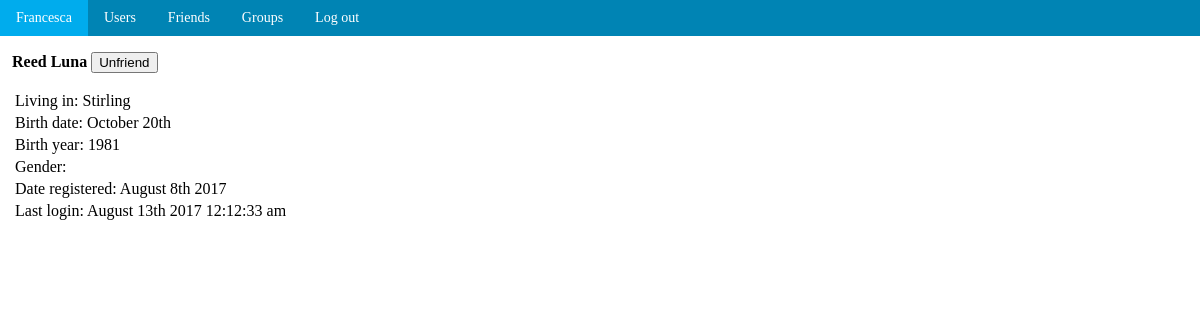
The app's page /Application/Users.php?id=2 (signed in) with its own data.
### tables this page shows
CREATE TABLE `user_personal` (
  `user_id` int(11) NOT NULL,
  `first_name` varchar(35) NOT NULL,
  `last_name` varchar(35) NOT NULL,
  `city` varchar(255) NOT NULL,
  `date_of_birth` date NOT NULL,
  `gender_id` int(3) NOT NULL,
  `date_registered` date NOT NULL,
  `last_login` timestamp NOT NULL DEFAULT '0000-00-00 00:00:00'
);

### Application/Users.php (the view, shortened to what this page needs)
<?php
include('include/Header.php');
include('include/UserFunctions.php');
getUserDetails($pdo, $details, $gender);
?>
<html>
    <head>
    </head>
    <body>
        <?php
        if(isset($_GET['id'])) {
        ?>
        <form method='post'><p><b><?= ucfirst(
            htmlentities($details['first_name'])).' '.
            htmlentities($details['last_name']); ?>
            <?php requestCheck($pdo, $user); ?></b></p></form>
        <table class='info'>
        <tr><td>Living in: <?= ucfirst(htmlentities($details['city'])); ?></td></tr>
        <?php $date = new DateTime($details['date_of_birth']); ?>
        <tr><td>Birth date: <?= $date->format('F jS'); ?></td></tr>
        <tr><td>Birth year: <?= $date->format('Y'); ?></td></tr>
        <tr><td>Gender: <?= $gender['label']; ?></td></tr>
        <?php $date = new DateTime($details['date_registered']); ?>
        <tr><td>Date registered: <?= $date->format('F jS Y'); ?></td></tr>
        <?php $date = new DateTime($details['last_login']); ?>
        <tr><td>Last login:
            <?php
            if($details['last_login'] == '0000-00-00 00:00:00') {
                echo 'Not logged in yet';
            } else {
               echo $date->format('F jS Y h:i:s a');
            }
            ?>
            </td></tr>
        </table>
        <?php
        }
        ?>
    </body>
</html>

### Application/include/Header.php (shortened to what this page needs)
<?php
require('include/DbConnect.php');
$sql = 'SELECT first_name FROM user_personal WHERE user_id =
:userId';
$stmt = $pdo->prepare($sql);
$stmt->bindParam(':userId', $_SESSION['userid'], PDO::PARAM_STR);
$stmt->execute();
$user = $stmt->fetch(PDO::FETCH_NUM);
?>
<html>
    <head>
        <link rel="stylesheet" type="text/css" href="css/style.css">
    </head>
    <body>
        <div class="navbar">
            <a href="Index.php"><?= ucfirst(htmlentities($user['0']));
                ?></a>
            <a href="Users.php">Users</a>
            <a href="Friends.php">Friends</a>
            <a href="Groups.php">Groups</a>
            <a href="Logout.php">Log out</a>
        </div>
    </body>
</html>

### Application/css/style.css (style rules this page uses)
body { margin: 0; padding: 0; }
p, table, .search, .info, .center { padding-left: 1%; }
.navbar { background-color: #0084b4; overflow: hidden; }
.navbar a { float: left; display: block; color: white; text-align: center; padding: 10px 16px; text-decoration: none; font-size: 14px; }

### records on screen
user_personal: first_name "Francesca"
user_personal: first_name "Reed", last_name "Luna", city "Stirling", date_of_birth "October 20th", date_of_birth "1981", date_registered "August 8th 2017", last_login "August 13th 2017 12:12:33 am"
